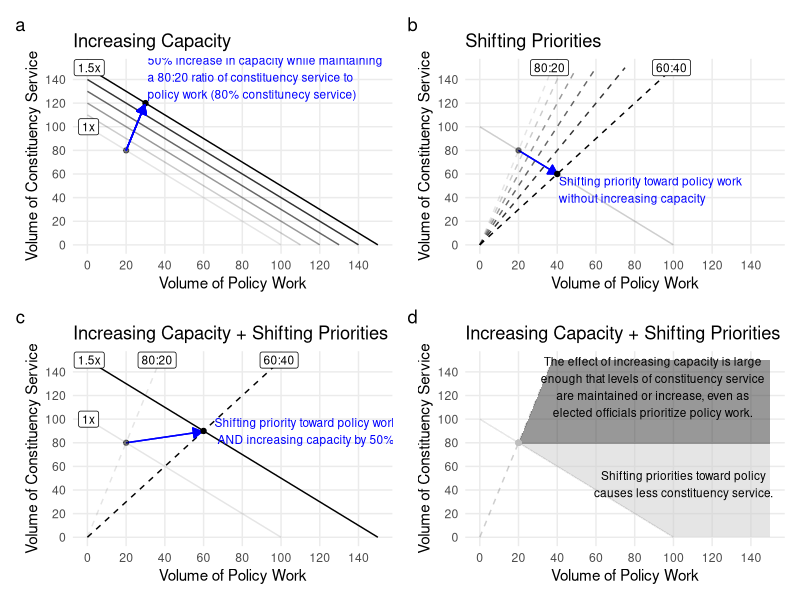

Source code (R):
## ---- chunk 1
library(tidyverse)
library(ggrepel)
library(knitr)
library(magrittr)

knitr::opts_chunk$set(echo = TRUE, 
                      cache = TRUE, 
                      fig.width=8, 
                      fig.height = 8,
                      out.width = "100%",
                      fig.show = "hold",
                      #fig.cap = "",
                      #fig.subcap = "",
                      #split = T,
                      fig.align = 'center', 
                      fig.path='figs/',
                      fig.retina = 6,
                      warning=FALSE, 
                      message=FALSE)

# inline numbers round to 2
knit_hooks$set(inline = function(x) {
  if (is.na(as.numeric(x))) {
    return(x)
    } else 
        return(round(x,2))
})


# plot color defaults 
library(ggplot2); theme_set(theme_bw())
  options(
    ggplot2.continuous.color = "cividis",
    ggplot2.continuous.fill = "cividis"
  )
  scale_color_discrete <- function(...)
    scale_color_viridis_d(..., direction = -1)
  scale_fill_discrete <- function(...)
    scale_fill_viridis_d(..., direction = -1)
  
# html table formatting
kablebox <- . %>%  
  head(100) %>%
  knitr::kable() %>% 
  kable_styling() %>% 
  scroll_box(height = "200px")

kablebox_long <- . %>% 
  head(100) %>% 
  knitr::kable() %>% 
  kable_styling() %>% 
  scroll_box(height = "500px")
## ---- chunk 2
library(ggplot2); theme_set(theme_minimal())

library(patchwork)

# CAPACITY
capacity <- tibble::tibble(
  priority = .2,
  capacity = c(100, NA, NA, NA, NA, 150)
  ) %>% 
  ggplot() +
  aes(x = capacity*priority,
      y = capacity*(1-priority) ,
      label = str_c(capacity*priority, ", ", capacity*(1-priority))) + 
   geom_segment(x = c(0,0,0,0,0,0),
                 xend = c(100, 110, 120,130,140, 150),
                 y = c(100, 110, 120,130,140, 150),
                 yend = c(0,0,0,0,0,0),
              linetype = 1,
              alpha = c(.1,.2,.4,.6,.8,1)) + 
    geom_point(alpha = c(.5, 1,1,1,1,1) ) +
  geom_segment(x = 100*.2, 
           y = 100*.8,
           xend = 148*.2, 
           yend = 148*.8,
           arrow = arrow(type = "closed", length = unit(.1, "in")),
           color = "blue") + 
  annotate("text", 
          label = "50% increase in capacity while maintaining\na 80:20 ratio of constituency service to\npolicy work (80% constitunecy service)", 
           x = 150*.2, 
           y = 150*.8,
          hjust = -.01,
          vjust = -.1,
          color = "blue",
          size = 3) +
  geom_label(x = 0, 
             y = c(100, 110, 120,130,140, 150), 
             label = c("1x", NA, NA, NA, NA, "1.5x"),
             size = 3,
             hjust = .44 ) + 
    scale_y_continuous(breaks = seq(0, 140, by = 20), limits = c(0, 150)) + 
  scale_x_continuous(breaks = seq(0, 140, by = 20), limits = c(0, 150)) + 
  labs(title = "Increasing Capacity",
       x = "Volume of Policy Work",
       y = "Volume of Constituency Service") + 
  theme(legend.position = "", 
        panel.grid.minor = element_blank() )




# PRIORITY 
priority <- tibble::tibble(
  priority = c(.2, .4),
  capacity = c(100) 
  ) %>% 
  mutate(
    x = capacity*priority,
      y = capacity*(1-priority)
  ) %>% 
  ggplot() +
  aes(x = x,
      y = y ) + 
        geom_segment(x = c(0),
                 xend = c(100),
                 y = c(100),
                 yend = c(0),
              linetype = 1,
              alpha = c(.1)) +
   stat_function(fun =  ~ 4*.x , geom = "line", linetype = 2, alpha = .1) +
     stat_function(fun =  ~ 3.5*.x , geom = "line", linetype = 2, alpha = .2) +
   stat_function(fun =  ~ 3*.x , geom = "line", linetype = 2, alpha = .4) +
   stat_function(fun =  ~ 2.5*.x , geom = "line", linetype = 2, alpha = .6) +
   stat_function(fun =  ~ 2*.x , geom = "line", linetype = 2, alpha = .8) +
   stat_function(fun =  ~ 1.5*.x , geom = "line", linetype = 2, alpha = 1) +

  geom_segment(x = 100*.2, 
           y = 100*.8,
           xend = 100*.4, 
           yend = 100*.6,
           arrow = arrow(type = "closed", length = unit(.1, "in")),
           color = "blue") + 
  geom_point(alpha = c(.5,1) ) +
  annotate("text", 
          label = "Shifting priority toward policy work\nwithout increasing capacity", 
           x = 100*.4, 
           y = 100*.6,
          hjust = -.01,
          vjust = 1.1,
          color = "blue",
          size = 3) +
  geom_label(aes(x = 150*c(.24, .66),
                 y = 150 ),
             label = c("80:20", "60:40") ,
          size = 3) + 
  scale_y_continuous(breaks = seq(0, 140, by = 20), limits = c(0, 150)) + 
  scale_x_continuous(breaks = seq(0, 140, by = 20), limits = c(0, 150)) + 
  #scale_color_gradient(low = "grey", high = "black") +
  labs(title = "Shifting Priorities",
       x = "Volume of Policy Work",
       y = "Volume of Constituency Service") +
  theme(legend.position = "",         
        #panel.grid.major = element_blank(),
        panel.grid.minor = element_blank() )



# BOTH  
both <- tibble::tibble(
  priority = c(.2, .4),
  capacity = c(100, 150) 
  ) %>% 
  mutate(
    x = capacity*priority,
      y = capacity*(1-priority)
  ) %>% 
  ggplot() +
  aes(x = x,
      y = y ) + 
      geom_segment(x = c(0, 0),
                 xend = c(100,150),
                 y = c(100, 150),
                 yend = c(0,0),
              linetype = 1,
              alpha = c(.1, 1)) +
   stat_function(fun =  ~ 4*.x , geom = "line", linetype = 2, alpha = .1) +
   stat_function(fun =  ~ 1.5*.x , geom = "line", linetype = 2, alpha = 1) +
  geom_label(aes(x = 150*c(.24, .66),
                 y = 150 ),
             label = c("80:20", "60:40") ,
          size = 3) + 
  geom_segment(x = 100*.2, 
           y = 100*.8,
           xend = 148*.4, 
           yend = 149*.6,
           arrow = arrow(type = "closed", length = unit(.1, "in")),
           color = "blue") + 
  geom_point(alpha = c(.5,1) ) +
  annotate("text", 
          label = "Shifting priority toward policy work\n AND increasing capacity by 50%", 
           x = 150*.4, 
           y = 150*.6,
          hjust = -.06,
          vjust = .5,
          color = "blue",
          size = 3) +
    geom_label(x = 0, y = c(100, 150), 
             label = c("1x", "1.5x"),
             size = 3,hjust = .44) + 
  scale_y_continuous(breaks = seq(0, 140, by = 20), limits = c(0, 150)) + 
  scale_x_continuous(breaks = seq(0, 140, by = 20), limits = c(0, 150)) + 
  #scale_color_gradient(low = "grey", high = "black") +
  labs(title = "Increasing Capacity + Shifting Priorities",
       x = "Volume of Policy Work",
       y = "Volume of Constituency Service") + 
  theme(legend.position = "",          panel.grid.minor = element_blank() )



# Regions   
more_c <- tibble(x = c(0, 20, 37.5,0),
       y = c(100, 80, 150,150) ) %>% 
  mutate(label = "A")

less_c <- tibble(x = c(0, 20, 0,0),
       y = c(0, 80, 80, 0) ) %>% 
  mutate(label = "D")


more_p <- tibble(x = c(19.8, 37.5, 150, 150),
       y = c(79, 150, 150, 79) ) %>% 
  mutate(label = "B")

less_p <- tibble(x = c(100, 21, 150, 150),
       y = c(0, 79, 79, 0) ) %>% 
  mutate(label = "C")


# REGIONS 
regions <- more_p %>%
 full_join( less_p) %>% #full_join(more_c) %>% 
  group_by(label) %>% 
  mutate(mean_x = mean(x),
         mean_y = mean(y),
         name = label %>% 
           str_replace("B", "The effect of increasing capacity is large\nenough that levels of constituency service\nare maintained or increase, even as\nelected officials prioritize policy work.") %>% 
           str_replace("C", "Shifting priorities toward policy\ncauses less constituency service.")) %>% 
  ungroup() %>% 
ggplot() +
  aes(x = x,
      y = y,
      fill = label,
      label = name) + 
  geom_polygon( alpha = .5) + 
    geom_segment(x = 0,
                 xend = 100,
                 y = 100,
                 yend = 0,
              linetype = 1,
              alpha = c(.01)) +
     stat_function(fun =  ~ 4*.x , geom = "line", linetype = 2, alpha = .1) +
  geom_point(x = 20, y = 80, alpha = .5, color = "grey") + 
  scale_fill_grey() +
  scale_y_continuous(breaks = seq(0, 140, by = 20), limits = c(0, 150)) + 
  scale_x_continuous(breaks = seq(0, 140, by = 20), limits = c(0, 150)) + 
  geom_text(aes(x = mean_x, y = mean_y), check_overlap = T,
          size = 3,
          vjust =.25) + 
  labs(title = "Increasing Capacity + Shifting Priorities",
       x = "Volume of Policy Work",
       y = "Volume of Constituency Service") + 
  theme(legend.position = "",          panel.grid.minor = element_blank() )


(capacity + priority)  / (both + regions) + plot_annotation(tag_levels = 'a')
